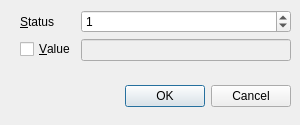
<?xml version="1.0" encoding="UTF-8"?>
<ui version="4.0">
 <class>Dialog</class>
 <widget class="QDialog" name="Dialog">
  <property name="windowModality">
   <enum>Qt::ApplicationModal</enum>
  </property>
  <property name="geometry">
   <rect>
    <x>0</x>
    <y>0</y>
    <width>300</width>
    <height>125</height>
   </rect>
  </property>
  <property name="minimumSize">
   <size>
    <width>300</width>
    <height>125</height>
   </size>
  </property>
  <property name="maximumSize">
   <size>
    <width>300</width>
    <height>125</height>
   </size>
  </property>
  <property name="windowTitle">
   <string>Item set</string>
  </property>
  <property name="windowIcon">
   <iconset resource="resources.qrc">
    <normaloff>:/i/icons/items.png</normaloff>:/i/icons/items.png</iconset>
  </property>
  <widget class="QDialogButtonBox" name="buttonBox">
   <property name="geometry">
    <rect>
     <x>-50</x>
     <y>80</y>
     <width>341</width>
     <height>32</height>
    </rect>
   </property>
   <property name="orientation">
    <enum>Qt::Horizontal</enum>
   </property>
   <property name="standardButtons">
    <set>QDialogButtonBox::Cancel|QDialogButtonBox::Ok</set>
   </property>
  </widget>
  <widget class="QWidget" name="formLayoutWidget">
   <property name="geometry">
    <rect>
     <x>20</x>
     <y>10</y>
     <width>271</width>
     <height>71</height>
    </rect>
   </property>
   <layout class="QFormLayout" name="formLayout">
    <item row="1" column="1">
     <widget class="QSpinBox" name="i_status">
      <property name="enabled">
       <bool>true</bool>
      </property>
      <property name="minimum">
       <number>-99999999</number>
      </property>
      <property name="maximum">
       <number>999999999</number>
      </property>
      <property name="value">
       <number>1</number>
      </property>
     </widget>
    </item>
    <item row="2" column="1">
     <widget class="QLineEdit" name="i_value">
      <property name="enabled">
       <bool>false</bool>
      </property>
     </widget>
    </item>
    <item row="2" column="0">
     <widget class="QCheckBox" name="c_value">
      <property name="text">
       <string>&amp;Value</string>
      </property>
     </widget>
    </item>
    <item row="1" column="0">
     <widget class="QLabel" name="label">
      <property name="text">
       <string>&amp;Status</string>
      </property>
      <property name="buddy">
       <cstring>i_status</cstring>
      </property>
     </widget>
    </item>
   </layout>
  </widget>
 </widget>
 <tabstops>
  <tabstop>i_status</tabstop>
  <tabstop>c_value</tabstop>
  <tabstop>i_value</tabstop>
 </tabstops>
 <resources>
  <include location="resources.qrc"/>
 </resources>
 <connections>
  <connection>
   <sender>buttonBox</sender>
   <signal>accepted()</signal>
   <receiver>Dialog</receiver>
   <slot>accept()</slot>
   <hints>
    <hint type="sourcelabel">
     <x>248</x>
     <y>254</y>
    </hint>
    <hint type="destinationlabel">
     <x>157</x>
     <y>274</y>
    </hint>
   </hints>
  </connection>
  <connection>
   <sender>buttonBox</sender>
   <signal>rejected()</signal>
   <receiver>Dialog</receiver>
   <slot>reject()</slot>
   <hints>
    <hint type="sourcelabel">
     <x>316</x>
     <y>260</y>
    </hint>
    <hint type="destinationlabel">
     <x>286</x>
     <y>274</y>
    </hint>
   </hints>
  </connection>
 </connections>
</ui>
